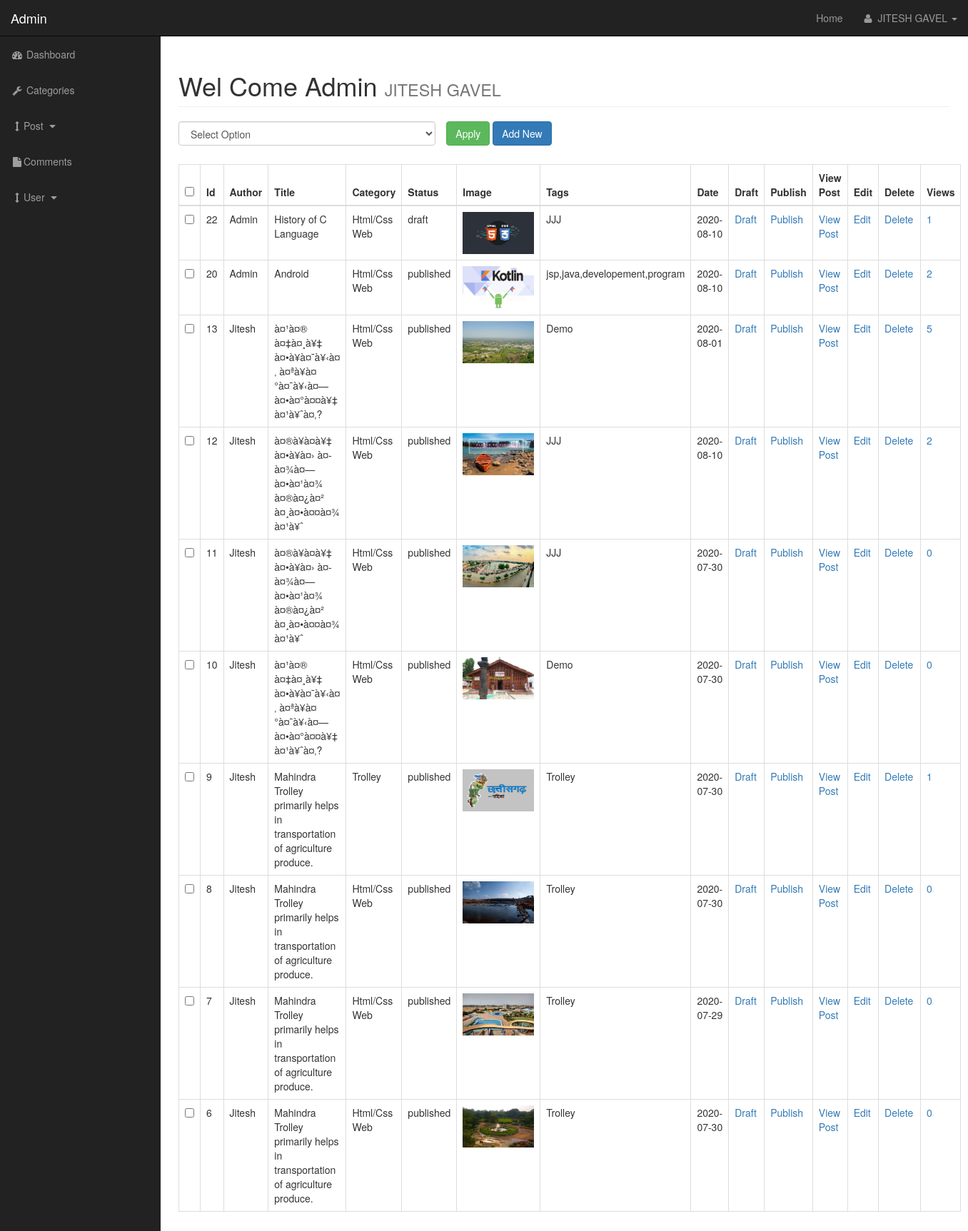
The app's page /admin/Post.php (signed in) with its own data.
### tables this page shows
CREATE TABLE `posts` (
  `post_id` int(3) NOT NULL,
  `post_category_id` int(3) NOT NULL,
  `post_title` varchar(255) NOT NULL,
  `post_author` varchar(255) NOT NULL,
  `post_user` varchar(255) NOT NULL,
  `post_date` date NOT NULL,
  `post_image` text NOT NULL,
  `post_content` text NOT NULL,
  `post_tags` varchar(255) NOT NULL,
  `post_comment_count` varchar(255) NOT NULL,
  `post_status` varchar(255) NOT NULL DEFAULT 'draft',
  `post_views_count` int(11) NOT NULL
);

CREATE TABLE `categories` (
  `cat_id` int(11) NOT NULL,
  `cat_title` varchar(255) NOT NULL
);

### admin/include/view_all_post.php (the view, shortened to what this page needs)
<form action="" method="POST">
<table class="table table-bordered table-hover">
    <div id="bulkOptionsContainer" class="col-xs-4" style="padding: 0px;">
        <select name="bulk_options" id="" class="form-control">
            <option value="">Select Option</option>
        </select>
    </div>
    <div  class="col-xs-4 ">
        <input type="submit" name="submit" class="btn btn-success " value="Apply">
        <a href="Post.php?source=add_post" class=" btn btn-primary ">Add New</a>
    </div>
<br><br><br>
                            <thead>
                                <tr>
                                <th><input id="selectAllBoxes" type="checkbox"></th>
                                    <th>Id</th>
                                    <th>Author</th>
                                    <th>Title</th>
                                    <th>Category</th>
                                    <th>Status</th>
                                    <th>Image</th>
                                    <th>Tags</th>
                                    <th>Date</th>
                                    <?php
                                    if($_SESSION['user_role'] == 'admin')
                                    {
                                     echo "
                                     <th>Draft</th>
                                     <th>Publish</th>
                                     <th>View Post</th>
                                    <th>Edit</th>
                                    <th>Delete</th>
                                    <th>Views</th> ";
                                    }
                                    ?>
                                </tr>
                            </thead>
                            <tbody>
                            <?php
                                $query = "SELECT * FROM posts ORDER BY post_id DESC";
                                $select_post = mysqli_query($con,$query);
                                while($row = mysqli_fetch_assoc($select_post))
                                {
                                    $post_id = $row['post_id'];
                                    $post_author = $row['post_author'];
                                    $post_title = $row['post_title'];
                                    $post_category_id = $row['post_category_id'];
                                    $post_status = $row['post_status'];
                                    $post_image = $row['post_image'];
                                    $post_tags = $row['post_tags'];
                                    $post_date = $row['post_date'];
                                    $post_views_count = $row['post_views_count'];
                                    echo "<tr>";
                                    ?>
                                    <td><input class='checkBoxes' type='checkbox' name='checkBoxArray[]' value='<?php echo $post_id; ?>'></td>
                                <?php
                                    echo "<td>$post_id</td>";
                                    echo "<td>$post_author</td>";
                                    echo "<td> $post_title</td>";
                                    $query = "SELECT * FROM categories WHERE cat_id = {$post_category_id} ";
                                    $select_categories_id = mysqli_query($con,$query);
                                    while($row = mysqli_fetch_assoc($select_categories_id)) {
                                    $cat_title = $row['cat_title'];
                                    echo "<td>{$cat_title}</td>";
                                    }
                                    echo "<td>$post_status</td>";
                                    echo "<td><img width='100' src='../images/$post_image' alt ='image'></td>";
                                    echo "<td>$post_tags</td>";
                                    echo "<td>$post_date</td>";
                                    if($_SESSION['user_role'] == 'admin')
                                    {
                                    echo "<td><a href='Post.php?draft={$post_id}'>Draft</a></td>";
                                    echo "<td><a href='Post.php?published={$post_id}'>Publish</a></td>";
                                    echo "<td><a href='../post-details.php?p_id={$post_id}'>View Post</a></td>";
                                    echo "<td><a onClick=\" javascript: return confirm('Are you sure you want to Edit');\" href='Post.php? source=edit_post&p_id={$post_id}'>Edit</a></td>";
                                    echo "<td><a onClick=\" javascript: return confirm('Are you sure you want to Delete');\" href='Post.php? delete={$post_id}'>Delete</a></td>";
                                    echo "<td><a onClick=\" javascript: return confirm('Are you sure you want to Reset Views ');\" href='Post.php? reset={$post_id}'>$post_views_count</a></td>";
                                    echo "</tr>";
                                   }
                                }
                            ?>
                            </tbody>
                        </table>
                </form>

### admin/css/sb-admin.css (style rules this page uses)
body { margin-top: 100px; background-color: #222; }
@media (min-width:768px) { body { margin-top: 50px; } }

### records on screen
posts: post_id "22", post_author "Admin", post_title "History of C Language", post_status "draft", post_image (picture), post_tags "JJJ", post_date "2020-08-10", post_views_count "1"
categories: cat_title "Html/Css Web"
posts: post_id "20", post_author "Admin", post_title "Android", post_status "published", post_image (picture), post_tags "jsp,java,developement,program", post_date "2020-08-10", post_views_count "2"
posts: post_id "13", post_author "Jitesh", post_title "à¤¹à¤® à¤‡à¤¸à¥‡ à¤•à¥à¤¯à¥‹à¤‚ à¤ªà¥à¤°à¤¯à¥‹à¤— à¤•à¤°à¤¤à¥‡ à¤¹à¥ˆà¤‚?", post_status "published", post_image (picture), post_tags "Demo", post_date "2020-08-01", post_views_count "5"
posts: post_id "12", post_author "Jitesh", post_title "à¤®à¥à¤à¥‡ à¤•à¥à¤› à¤­à¤¾à¤— à¤•à¤¹à¤¾ à¤®à¤¿à¤² à¤¸à¤•à¤¤à¤¾ à¤¹à¥ˆ", post_status "published", post_image (picture), post_tags "JJJ", post_date "2020-08-10", post_views_count "2"
posts: post_id "11", post_author "Jitesh", post_title "à¤®à¥à¤à¥‡ à¤•à¥à¤› à¤­à¤¾à¤— à¤•à¤¹à¤¾ à¤®à¤¿à¤² à¤¸à¤•à¤¤à¤¾ à¤¹à¥ˆ", post_status "published", post_image (picture), post_tags "JJJ", post_date "2020-07-30", post_views_count "0"
posts: post_id "10", post_author "Jitesh", post_title "à¤¹à¤® à¤‡à¤¸à¥‡ à¤•à¥à¤¯à¥‹à¤‚ à¤ªà¥à¤°à¤¯à¥‹à¤— à¤•à¤°à¤¤à¥‡ à¤¹à¥ˆà¤‚?", post_status "published", post_image (picture), post_tags "Demo", post_date "2020-07-30", post_views_count "0"
posts: post_id "9", post_author "Jitesh", post_title "Mahindra Trolley primarily helps in transportation of agriculture produce.", post_status "published", post_image (picture), post_tags "Trolley", post_date "2020-07-30", post_views_count "1"
categories: cat_title "Trolley"
posts: post_id "8", post_author "Jitesh", post_title "Mahindra Trolley primarily helps in transportation of agriculture produce.", post_status "published", post_image (picture), post_tags "Trolley", post_date "2020-07-30", post_views_count "0"
posts: post_id "7", post_author "Jitesh", post_title "Mahindra Trolley primarily helps in transportation of agriculture produce.", post_status "published", post_image (picture), post_tags "Trolley", post_date "2020-07-29", post_views_count "0"
posts: post_id "6", post_author "Jitesh", post_title "Mahindra Trolley primarily helps in transportation of agriculture produce.", post_status "published", post_image (picture), post_tags "Trolley", post_date "2020-07-30", post_views_count "0"

### other values on screen
$_SESSION['username'] "JITESH GAVEL"
